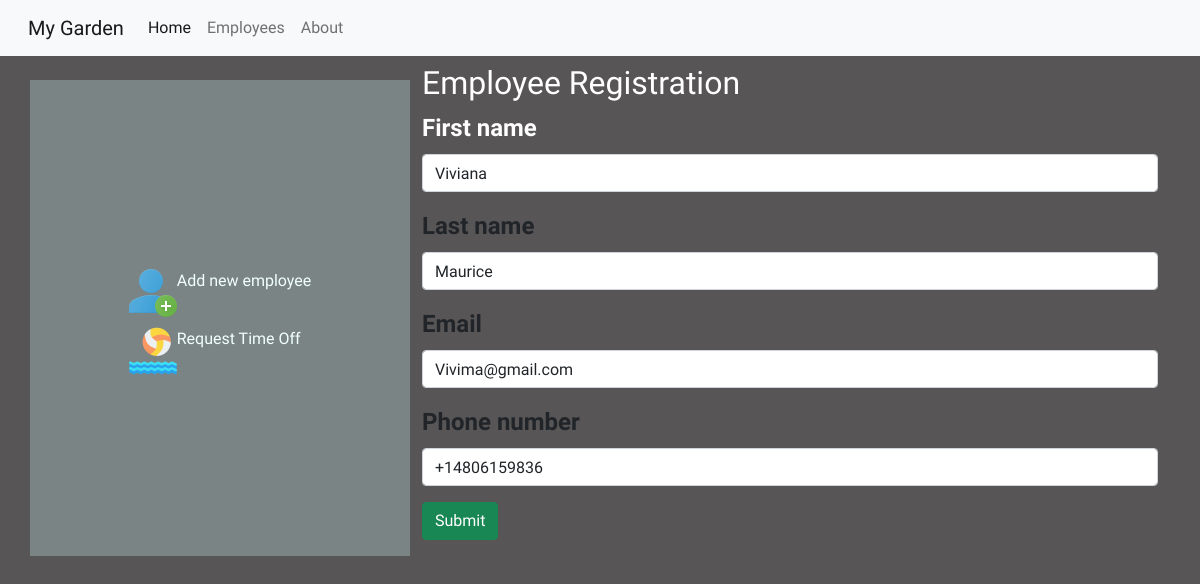
The app's page /update_employee/20, older data.
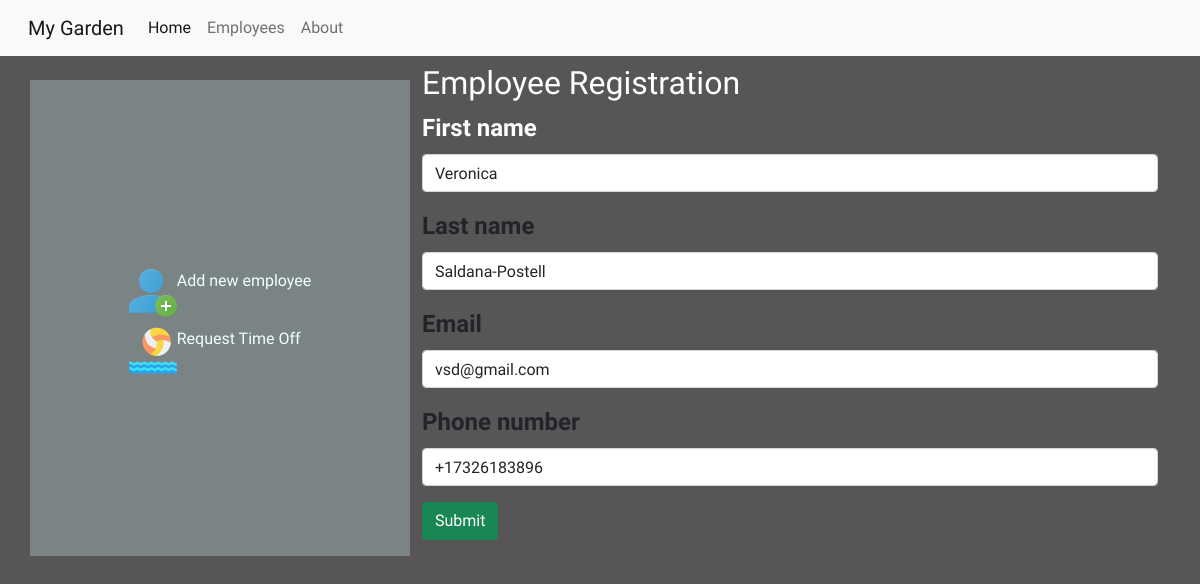
The same page, newer data.
### employee/models.py (models this page shows, shortened)
class Employee(models.Model):
    first_name = models.CharField(max_length=30)
    last_name = models.CharField(max_length=30)
    email = models.EmailField(max_length=254)
    phone_number = PhoneNumberField(blank=True)

### home/views.py (the view)
# urls.py: path('update_employee/<int:id>', views.update_employee)
def update_employee(request, id):
    obj = get_object_or_404(Employee, id=id)
    form = EmployeeForm(instance=obj)
    if request.method == 'POST':
        form = EmployeeForm(request.POST, instance=obj)
        if form.is_valid():
            form.save()
            return redirect('/home')
    content = {
         'form': form,
    }
    return render(request, "employee_contact.html", content)

### employee/forms.py
class EmployeeForm(forms.ModelForm):
    class Meta:
        model = Employee
        fields = ('first_name', 'last_name', 'email', 'phone_number')
    widgets = {
        'first_name': forms.TextInput(attrs={'class': 'form-control'}),
        'last_name': forms.TextInput(attrs={'class': 'form-control'}),
        'email': forms.TextInput(attrs={'class': 'form-control'}),
        'phone_number': forms.TextInput(attrs={'class': 'form-control', }),
    }

### templates/employee_contact.html (shortened to what this page needs)
{% extends "home.html" %}
{% load crispy_forms_tags %}
{% block content %}
<div class="form-group">
    <h2 style="color: white">Employee Registration</h2>
    <form method='POST' action='/employee/employee'>
        {{ form|crispy }}
        <button type="submit" class="btn btn-success">Submit</button>
    </form>
</div>
{% endblock %}

Row changes from the older to the newer data that the page shows:
changed Employee: first_name "Viviana" → "Veronica"; last_name "Maurice" → "Saldana-Postell"; email "Vivima@gmail.com" → "vsd@gmail.com"; phone_number "+14806159836" → "+17326183896"
